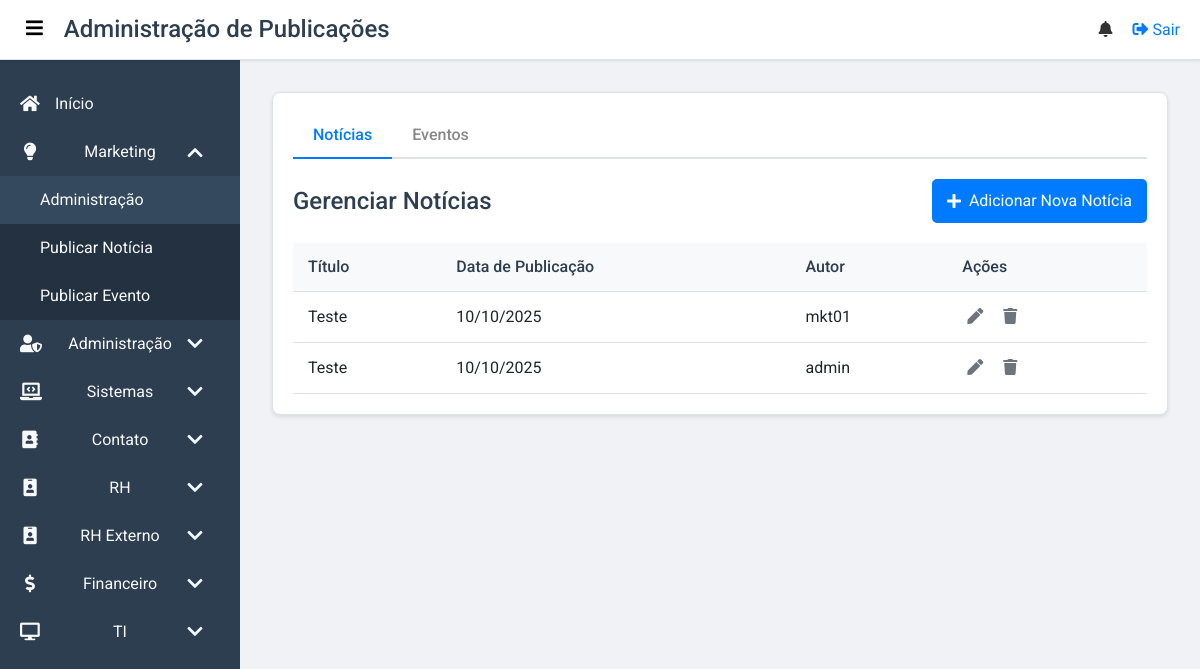
Before: /administracao/publicacoes (signed in) with the older database file.
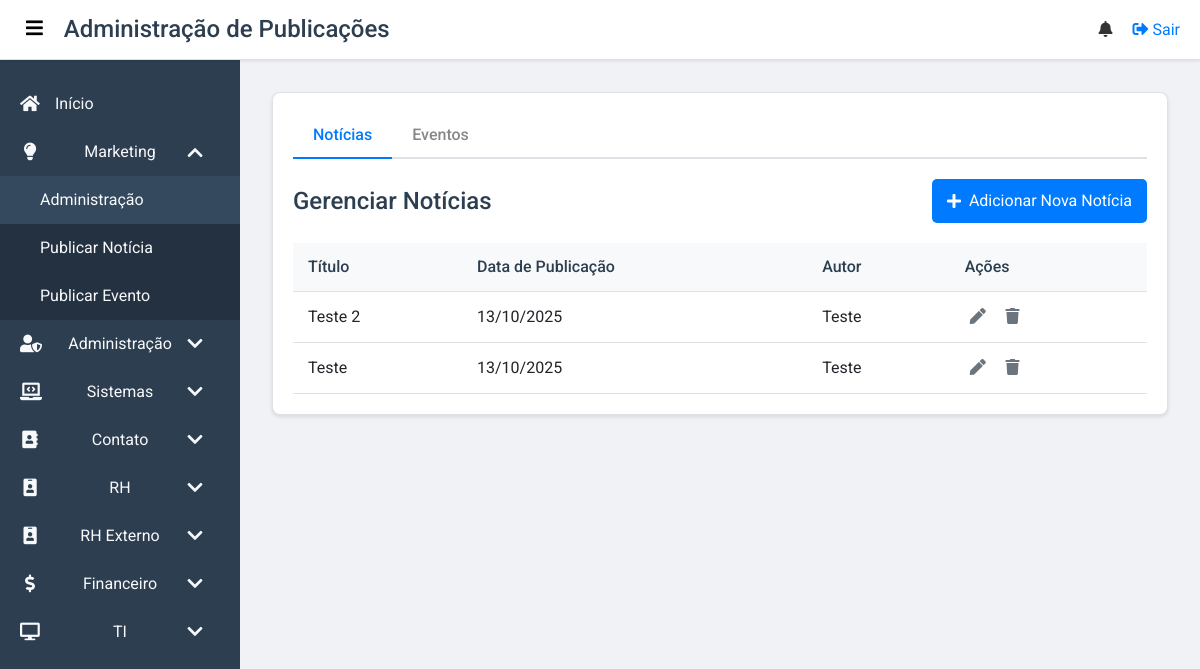
After: the same page with the newer database file.
### app/models.py (models this page shows, shortened)
class News(db.Model):
    id = db.Column(db.Integer, primary_key=True)
    title = db.Column(db.String(200), nullable=False)
    content = db.Column(db.Text, nullable=False)
    image_url = db.Column(db.String(500), nullable=True)
    publication_date = db.Column(db.DateTime, nullable=False, default=datetime.utcnow)
    author_id = db.Column(db.Integer, db.ForeignKey('user.id'), nullable=False)

class User(db.Model, UserMixin):
    id = db.Column(db.Integer, primary_key=True)
    username = db.Column(db.String(150), unique=True, nullable=False)
    password = db.Column(db.String(200), nullable=False)
    failed_login_attempts = db.Column(db.Integer, default=0)
    is_locked = db.Column(db.Boolean, default=False) # This is the backend field for login blocking
    is_blocked = db.Column(db.Boolean, default=False) # This is for manual admin blocking
    is_suspended = db.Column(db.Boolean, default=False)
    groups = db.relationship('Group', secondary=user_group, backref='users')
    news = db.relationship('News', backref='author', lazy=True)
    events = db.relationship('Event', backref='creator', lazy=True)
    requests = db.relationship('AccessRequest', backref='requester', lazy=True)

### app/routes.py (the view)
@main.route('/administracao/publicacoes')
@login_required
@group_required('Marketing')
def administracao_publicacoes():
    news_items = News.query.order_by(News.publication_date.desc()).all()
    event_items = Event.query.order_by(Event.event_date.desc()).all()
    return render_template('publicacoes_administracao.html', news_items=news_items, event_items=event_items)

### app/routes.py (called while the page is built)
@main.context_processor
def inject_user_groups():
    if current_user.is_authenticated:
        user_groups = {group.name for group in current_user.groups}
        return dict(user_groups=user_groups)
    return dict(user_groups=set()) # Return an empty set for anonymous users

@main.context_processor
def inject_notifications():
    if current_user.is_authenticated:
        unread_notifications = Notification.query.filter_by(user_id=current_user.id, is_read=False).order_by(Notification.created_at.desc()).all()
        return dict(unread_notifications=unread_notifications)
    return dict(unread_notifications=[]) # Return an empty list for anonymous users

### app/templates/publicacoes_administracao.html (shortened to what this page needs)
{% extends "base.html" %}
{% block page_title %}Administração de Publicações{% endblock %}
{% block body_class %}dashboard-page{% endblock %}
{% block content %}
<section class="dashboard">
    <div class="card">
        <div class="tabs-container">
            <div class="tab-headers">
                <button class="tab-link active" data-tab="tab-noticias">Notícias</button>
                <button class="tab-link" data-tab="tab-eventos">Eventos</button>
            </div>
            <div id="tab-noticias" class="tab-content active">
                <div class="main-header">
                    <h3>Gerenciar Notícias</h3>
                    <a href="{{ url_for('main.noticias_publicar') }}" class="btn-primary">
                        <i class="fas fa-plus"></i> Adicionar Nova Notícia
                    </a>
                </div>
                <div class="publications-body">
                    <table class="publications-table">
                        <thead>
                            <tr>
                                <th>Título</th>
                                <th>Data de Publicação</th>
                                <th>Autor</th>
                                <th>Ações</th>
                            </tr>
                        </thead>
                        <tbody>
                            {% for news in news_items %}
                            <tr>
                                <td>{{ news.title }}</td>
                                <td>{{ news.publication_date.strftime('%d/%m/%Y') }}</td>
                                <td>{{ news.author.username }}</td>
                                <td class="publication-actions">
                                    <a href="{{ url_for('main.noticias_editar', news_id=news.id) }}" class="btn-edit-publication" title="Editar">
                                        <i class="fas fa-pen"></i>
                                    </a>
                                    <form action="{{ url_for('main.noticias_deletar', news_id=news.id) }}" method="POST" style="display:inline;">
                                        <button type="submit" class="btn-delete-publication" title="Excluir" onclick="return confirm('Tem certeza que deseja excluir esta notícia?');">
                                            <i class="fas fa-trash"></i>
                                        </button>
                                    </form>
                                </td>
                            </tr>
                            {% else %}
                            <tr>
                                <td colspan="4">Nenhuma notícia encontrada.</td>
                            </tr>
                            {% endfor %}
                        </tbody>
                    </table>
                </div>
            </div>
        </div>
    </div>
</section>
{% endblock %}

Changed rows visible on the page:
changed News: title "Teste" → "Teste 2"; publication_date "10/10/2025" → "13/10/2025"; author.username "mkt01" → "Teste"
changed News (number 2 of 2 on the later page): publication_date "10/10/2025" → "13/10/2025"; author.username "admin" → "Teste"
